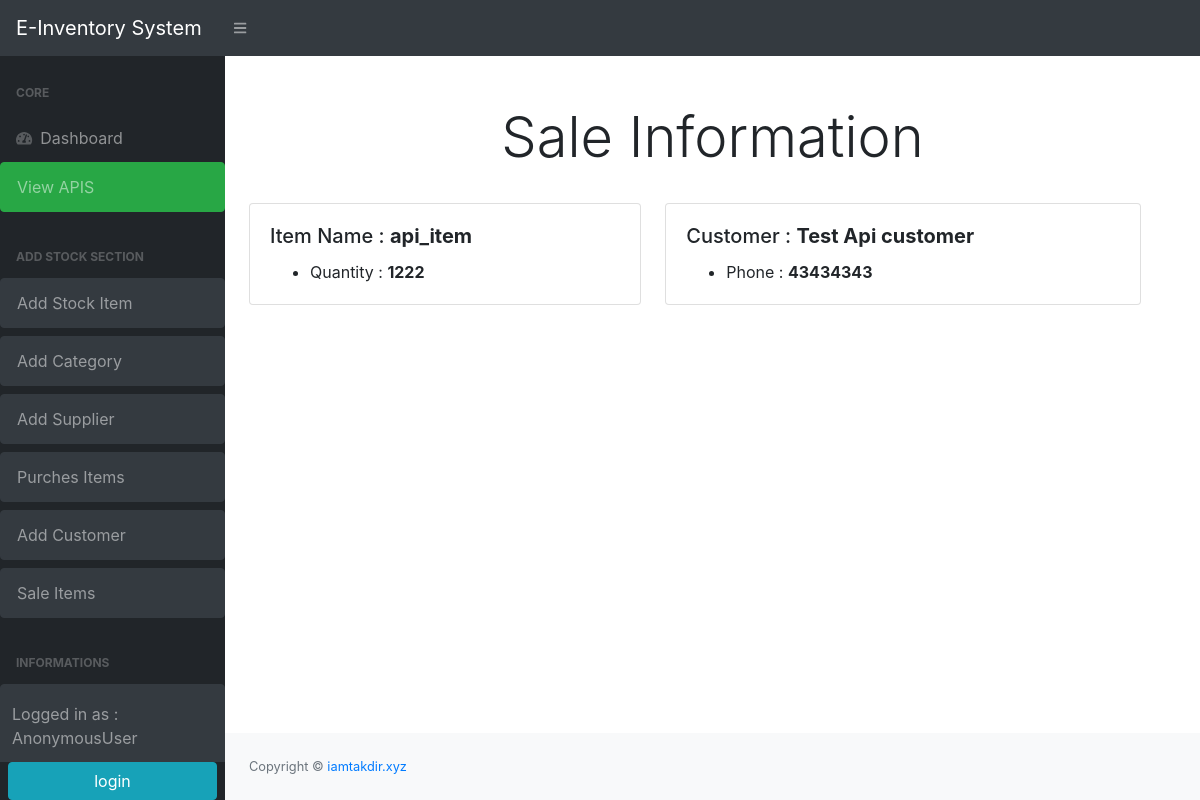
Screenshot of /sale_details/3/ with the database file from the repository.
### stock/models.py (models this page shows, shortened)
class Sale (models.Model):
    customer = models.ForeignKey(Customer, on_delete=models.CASCADE)
    stock = stock = models.ForeignKey(Stock, on_delete=models.SET_NULL, null=True, related_name='salestock')
    sale_quantity = models.IntegerField()

class Stock( models.Model):
    id = models.AutoField(primary_key=True)
    category =models.ForeignKey(Category, on_delete=models.SET_NULL, null=True,blank=True)
    item_name = models.CharField(max_length=200, null=True)
    quantity = models.IntegerField(default=0)
    price = models.FloatField(null=True, blank=True,default= 0)
    amount = models.FloatField(null=True, blank=True,default= 0)
    supplier= models.ForeignKey(Supplier, on_delete=models.SET_NULL, null=True,blank=True)
    last_updated=models.DateTimeField(auto_now_add=False,auto_now=True)
    timestamp= models.DateTimeField(auto_now_add=True,auto_now=False,)
    is_deleted = models.BooleanField(default=False)

class Customer (models.Model):
    name = models.CharField(max_length=200)
    phone = models.CharField(max_length=30)

### stock/views.py (the view)
# urls.py: path('sale_details/<str:pk>/', views.Sale_details.as_view(), name="sale_details"),
class Sale_details(DetailView):
    template_name ='stock/sale_details.html'
    queryset=Sale.objects.all()

### stock/templates/stock/sale_details.html
{%extends 'base.html' %}
{% load crispy_forms_tags %}
{% block content %}
<div class="text-center mb-4 mt-4">
    <h2 class="display-4 mt-4"> Sale Information </h2>
</div>
<div class="row">
    <div class="col-sm-5 ml-4 ">
        <div class="card">
            <div class="card-body">
                <h5 class="card-title"> Item Name : <strong>{{object.stock.item_name}} </strong></h5>
                <ul class="card-text">
                    <li>Quantity : <strong>{{object.sale_quantity}}</strong></li>
                </ul>
            </div>
        </div>
    </div>
    <div class="col-sm-6">
        <div class="card">
            <div class="card-body">
                <h5 class="card-title"> Customer : <strong>{{object.customer.name}} </strong></h5>
                <ul class="card-text">
                    <li>Phone : <strong>{{object.customer.phone}}</strong></li>
                </ul>
            </div>
        </div>
    </div>
</div>
{% endblock %}

### rows the page displays
Sale: stock.item_name "api_item", sale_quantity "1222", customer.name "Test Api customer", customer.phone "43434343"

### other values shown
{{ request.user }} "AnonymousUser"
